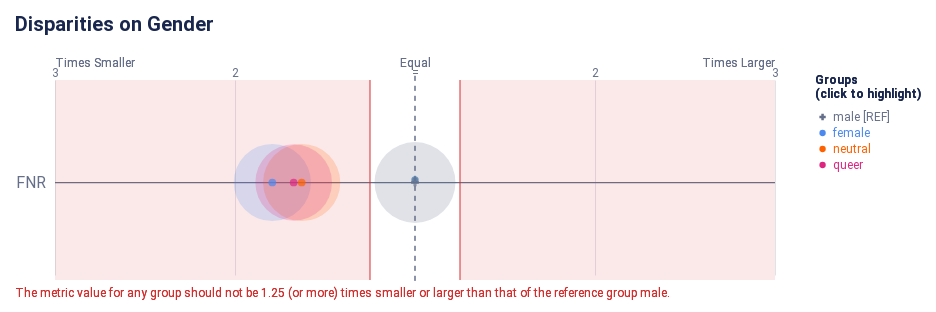

The notebook cell this image was saved under:
### Code cell
audit.disparity_plot(attribute="gender", metrics=["fnr"])

### Figure 1 — Vega-Lite specification as saved in the notebook (floating-point values rounded to 4 significant figures)
{"config": {"view": {"continuousWidth": 300, "continuousHeight": 300, "strokeWidth": 0}, "axisLeft": {"labelColor": "rgb(102, 111, 137)", "labelFont": "Roboto, Arial, sans-serif", "labelFontSize": 16}, "title": {"anchor": "start", "color": "rgb(25, 39, 78)", "font": "Roboto, Arial, sans-serif", "fontSize": 20, "fontWeight": "bold", "offset": 20}}, "layer": [{"data": {"name": "data-aafb1ff76d456be5032461b79d2e0b38"}, "mark": {"type": "rule", "stroke": "rgb(102, 111, 137)", "strokeWidth": 1.25, "tooltip": null}, "encoding": {"x": {"field": "x", "scale": {"domain": [-2, 2], "range": [40.0, 760.0]}, "type": "quantitative"}, "x2": {"field": "x2"}, "y": {"axis": {"domain": false, "labelAngle": 0, "labelPadding": -30, "orient": "left", "ticks": false, "title": null}, "field": "metric", "scale": {"domain": ["FNR"], "range": [30, 225.0]}, "type": "nominal"}}}, {"data": {"name": "data-de84bc8c822dac0bd3b12b0342548471"}, "mark": {"type": "rule", "stroke": "rgb(102, 111, 137)", "strokeDash": [5, 5], "strokeWidth": 1}, "encoding": {"tooltip": {"value": "male [REF]"}, "x": {"value": 400.0}, "y": {"value": 20.83}, "y2": {"value": 229.2}}}, {"data": {"name": "data-5301160e2632d994a912fb62c574b38d"}, "mark": {"type": "text", "align": "center", "color": "rgb(102, 111, 137)", "font": "Roboto, Arial, sans-serif", "fontSize": 12, "fontWeight": "normal", "tooltip": null}, "encoding": {"text": {"field": "label", "type": "nominal"}, "x": {"field": "value", "scale": {"domain": [-2, 2], "range": [40.0, 760.0]}, "type": "quantitative"}, "y": {"value": 17.5}}}, {"layer": [{"mark": {"type": "text", "align": "left", "fill": "rgb(102, 111, 137)", "font": "Roboto, Arial, sans-serif", "fontSize": 12, "fontWeight": "normal", "tooltip": null}, "encoding": {"text": {"value": "Times Smaller"}, "x": {"value": 40.0}, "y": {"value": 7.5}}}, {"mark": {"type": "text", "align": "right", "fill": "rgb(102, 111, 137)", "font": "Roboto, Arial, sans-serif", "fontSize": 12, "fontWeight": "normal", "tooltip": null}, "encoding": {"text": {"value": "Times Larger"}, "x": {"value": 760.0}, "y": {"value": 7.5}}}, {"mark": {"type": "text", "align": "center", "fill": "rgb(102, 111, 137)", "font": "Roboto, Arial, sans-serif", "fontSize": 12, "fontWeight": "normal", "tooltip": null}, "encoding": {"text": {"value": "Equal"}, "x": {"value": 400.0}, "y": {"value": 7.5}}}], "data": {"name": "data-de84bc8c822dac0bd3b12b0342548471"}}, {"layer": [{"mark": {"type": "rule", "opacity": 0.8, "stroke": "rgb(211, 47, 47)", "strokeWidth": 1.25, "tooltip": null}, "encoding": {"x": {"field": "min", "scale": {"domain": [-2, 2], "range": [40.0, 760.0]}, "type": "quantitative"}, "y": {"value": 25.0}, "y2": {"value": 225.0}}}, {"mark": {"type": "rule", "opacity": 0.8, "stroke": "rgb(211, 47, 47)", "strokeWidth": 1.25, "tooltip": null}, "encoding": {"x": {"field": "max", "scale": {"domain": [-2, 2], "range": [40.0, 760.0]}, "type": "quantitative"}, "y": {"value": 25.0}, "y2": {"value": 225.0}}}, {"layer": [{"mark": {"type": "rect", "fill": "rgb(211, 47, 47)", "opacity": 0.1, "tooltip": null}, "encoding": {"x": {"field": "min", "scale": {"domain": [-2, 2], "range": [40.0, 760.0]}, "type": "quantitative"}, "x2": {"field": "lower_end"}, "y": {"value": 25.0}, "y2": {"value": 225.0}}}, {"mark": {"type": "rect", "fill": "rgb(211, 47, 47)", "opacity": 0.1, "tooltip": null}, "encoding": {"x": {"field": "max", "scale": {"domain": [-2, 2], "range": [40.0, 760.0]}, "type": "quantitative"}, "x2": {"field": "upper_end"}, "y": {"value": 25.0}, "y2": {"value": 225.0}}}]}, {"layer": [{"mark": {"type": "text", "align": "left", "baseline": "top", "fill": "rgb(211, 47, 47)", "font": "Roboto, Arial, sans-serif", "fontSize": 12, "fontWeight": "normal", "tooltip": null}, "encoding": {"text": {"value": "The metric value for any group should not be 1.25 (or more) times smaller or larger than that of the reference group male."}, "x": {"value": 0}, "y": {"value": 233.3}}}], "data": {"name": "data-de84bc8c822dac0bd3b12b0342548471"}}], "data": {"name": "data-f6c9b01b2d2ca106ef2a532bc000e3e1"}}, {"layer": [{"data": {"name": "empty"}, "mark": {"type": "circle"}}, {"data": {"name": "data-cd0fd262c9b884e6a866c4cdc436a5b8"}, "mark": {"type": "circle", "cursor": "pointer", "opacity": 0.2}, "encoding": {"color": {"condition": {"param": "param_1", "empty": true, "field": "attribute_value", "legend": null, "scale": {"domain": ["male", "female", "neutral", "queer"], "range": ["rgb(102, 111, 137)", "rgb(76, 136, 238)", "rgb(254, 97, 0)", "rgb(220, 38, 127)", "rgb(255, 176, 0)", "rgb(150, 95, 230)"]}, "type": "nominal"}, "value": "rgb(225, 226, 231)"}, "size": {"field": "group_size", "legend": null, "scale": {"domain": [0, 322.8], "range": [0, 7854.0]}, "type": "quantitative"}, "tooltip": [{"field": "attribute_value", "title": "Group", "type": "nominal"}, {"field": "tooltip_group_size", "title": "Group Size", "type": "nominal"}, {"field": "tooltip_disparity_explanation_fnr", "title": "Disparity", "type": "nominal"}, {"field": "fnr", "format": ".2f", "title": "FNR", "type": "quantitative"}], "x": {"axis": {"domain": false, "gridColor": "rgb(225, 226, 231)", "labels": false, "ticks": false, "title": null, "values": [1, 2, -2, -1]}, "field": "fnr_disparity_scaled", "scale": {"domain": [-2, 2], "range": [40.0, 760.0]}, "type": "quantitative"}, "y": {"axis": {"domain": false, "grid": false, "labels": false, "ticks": false, "title": null}, "field": "metric_variable", "scale": {"domain": ["FNR"], "range": [30, 225.0]}, "type": "nominal"}}, "name": "view_2", "transform": [{"calculate": "'FNR'", "as": "metric_variable"}]}, {"layer": [{"data": {"name": "empty"}, "mark": {"type": "point"}}, {"data": {"name": "data-cd0fd262c9b884e6a866c4cdc436a5b8"}, "mark": {"type": "point", "cursor": "pointer", "filled": true, "size": 60}, "encoding": {"color": {"condition": {"param": "param_1", "empty": true, "field": "attribute_value", "legend": null, "scale": {"domain": ["male", "female", "neutral", "queer"], "range": ["rgb(102, 111, 137)", "rgb(76, 136, 238)", "rgb(254, 97, 0)", "rgb(220, 38, 127)", "rgb(255, 176, 0)", "rgb(150, 95, 230)"]}, "type": "nominal"}, "value": "rgb(225, 226, 231)"}, "shape": {"field": "attribute_value", "legend": null, "scale": {"domain": ["male", "female", "neutral", "queer"], "range": ["cross", "circle", "circle", "circle"]}, "type": "nominal"}, "tooltip": [{"field": "attribute_value", "title": "Group", "type": "nominal"}, {"field": "tooltip_group_size", "title": "Group Size", "type": "nominal"}, {"field": "tooltip_disparity_explanation_fnr", "title": "Disparity", "type": "nominal"}, {"field": "fnr", "format": ".2f", "title": "FNR", "type": "quantitative"}], "x": {"axis": {"domain": false, "gridColor": "rgb(225, 226, 231)", "labels": false, "ticks": false, "title": null, "values": [1, 2, -2, -1]}, "field": "fnr_disparity_scaled", "scale": {"domain": [-2, 2], "range": [40.0, 760.0]}, "type": "quantitative"}, "y": {"axis": {"domain": false, "grid": false, "labels": false, "ticks": false, "title": null}, "field": "metric_variable", "scale": {"domain": ["FNR"], "range": [30, 225.0]}, "type": "nominal"}}, "name": "view_1", "transform": [{"calculate": "'FNR'", "as": "metric_variable"}]}]}]}, {"layer": [{"mark": {"type": "point", "cursor": "pointer", "filled": true, "opacity": 1, "size": 40}, "encoding": {"color": {"condition": {"param": "param_1", "empty": true, "field": "attribute_value", "legend": null, "scale": {"domain": ["male", "female", "neutral", "queer"], "range": ["rgb(102, 111, 137)", "rgb(76, 136, 238)", "rgb(254, 97, 0)", "rgb(220, 38, 127)", "rgb(255, 176, 0)", "rgb(150, 95, 230)"]}, "type": "nominal"}, "value": "rgb(225, 226, 231)"}, "shape": {"field": "attribute_value", "legend": null, "scale": {"domain": ["male", "female", "neutral", "queer"], "range": ["cross", "circle", "circle", "circle"]}, "type": "nominal"}, "x": {"value": 807.6}, "y": {"axis": {"domain": false, "grid": false, "labels": false, "ticks": false, "title": null}, "field": "attribute_value", "scale": {"domain": ["male", "female", "neutral", "queer"], "range": [54, 118]}, "type": "nominal"}}, "name": "view_3"}, {"mark": {"type": "text", "align": "left", "baseline": "middle", "cursor": "pointer", "font": "Roboto, Arial, sans-serif", "fontSize": 12, "fontWeight": "normal"}, "encoding": {"color": {"condition": {"param": "param_1", "empty": true, "field": "attribute_value", "legend": null, "scale": {"domain": ["male", "female", "neutral", "queer"], "range": ["rgb(102, 111, 137)", "rgb(76, 136, 238)", "rgb(254, 97, 0)", "rgb(220, 38, 127)", "rgb(255, 176, 0)", "rgb(150, 95, 230)"]}, "type": "nominal"}, "value": "rgb(225, 226, 231)"}, "text": {"field": "label", "type": "nominal"}, "x": {"value": 818.1}, "y": {"axis": {"domain": false, "grid": false, "labels": false, "ticks": false, "title": null}, "field": "attribute_value", "scale": {"domain": ["male", "female", "neutral", "queer"], "range": [54, 118]}, "type": "nominal"}}, "name": "view_4"}, {"data": {"name": "data-de84bc8c822dac0bd3b12b0342548471"}, "mark": {"type": "text", "align": "left", "baseline": "top", "color": "rgb(25, 39, 78)", "font": "Roboto, Arial, sans-serif", "fontSize": 12, "fontWeight": "bold"}, "encoding": {"text": {"value": "(click to highlight)"}, "x": {"value": 800}, "y": {"value": 34}}}, {"data": {"name": "data-de84bc8c822dac0bd3b12b0342548471"}, "mark": {"type": "text", "align": "left", "baseline": "top", "color": "rgb(25, 39, 78)", "font": "Roboto, Arial, sans-serif", "fontSize": 12, "fontWeight": "bold"}, "encoding": {"text": {"value": "Groups"}, "x": {"value": 800}, "y": {"value": 20}}}], "data": {"name": "data-1aae14bcd3e628387f00075bcd85b9c1"}}], "height": 250, "padding": {"top": 15, "bottom": 7.0, "left": 15, "right": 15}, "params": [{"name": "param_3", "select": {"type": "point", "fields": ["attribute_value"]}, "views": ["view_2"]}, {"name": "param_2", "select": {"type": "point", "fields": ["attribute_value"]}, "views": ["view_1"]}, {"name": "param_1", "select": {"type": "point", "fields": ["attribute_value"]}, "views": ["view_3"]}, {"name": "param_4", "select": {"type": "point", "fields": ["attribute_value"]}, "views": ["view_4"]}], "resolve": {"scale": {"size": "independent", "y": "independent"}}, "title": "Disparities on Gender", "usermeta": {"embedOptions": {"scaleFactor": 5, "downloadFileName": "disparity_chart"}}, "width": 800, "$schema": "https://vega.github.io/schema/vega-lite/v5.20.1.json", "datasets": {"data-aafb1ff76d456be5032461b79d2e0b38": [{"metric": "FNR", "x": -2, "x2": 2}], "data-de84bc8c822dac0bd3b12b0342548471": [{"a": 1, "b": 0}, {"a": 1, "b": 0}], "data-5301160e2632d994a912fb62c574b38d": [{"value": 1, "label": 2}, {"value": 2, "label": 3}, {"value": -2, "label": 3}, {"value": -1, "label": 2}, {"value": 0, "label": "="}], "data-f6c9b01b2d2ca106ef2a532bc000e3e1": [{"min": -0.25, "max": 0.25, "lower_end": -2, "upper_end": 2}], "empty": [{}], "data-cd0fd262c9b884e6a866c4cdc436a5b8": [{"attribute_name": "gender", "attribute_value": "female", "group_size": 245, "total_entities": 1000, "fnr": 0.02479, "fnr_disparity": 0.5579, "fnr_disparity_scaled": -0.7926, "tooltip_group_size": "245 (24.50%)", "tooltip_disparity_explanation_fnr": "1.79 times smaller FNR than the reference group"}, {"attribute_name": "gender", "attribute_value": "male", "group_size": 269, "total_entities": 1000, "fnr": 0.04444, "fnr_disparity": 1.0, "fnr_disparity_scaled": 0.0, "tooltip_group_size": "269 (26.90%)", "tooltip_disparity_explanation_fnr": "Reference group"}, {"attribute_name": "gender", "attribute_value": "neutral", "group_size": 245, "total_entities": 1000, "fnr": 0.02727, "fnr_disparity": 0.6136, "fnr_disparity_scaled": -0.6296, "tooltip_group_size": "245 (24.50%)", "tooltip_disparity_explanation_fnr": "1.63 times smaller FNR than the reference group"}, {"attribute_name": "gender", "attribute_value": "queer", "group_size": 241, "total_entities": 1000, "fnr": 0.02655, "fnr_disparity": 0.5973, "fnr_disparity_scaled": -0.6741, "tooltip_group_size": "241 (24.10%)", "tooltip_disparity_explanation_fnr": "1.67 times smaller FNR than the reference group"}], "data-1aae14bcd3e628387f00075bcd85b9c1": [{"attribute_value": "male", "label": "male [REF]"}, {"attribute_value": "female", "label": "female"}, {"attribute_value": "neutral", "label": "neutral"}, {"attribute_value": "queer", "label": "queer"}]}}
